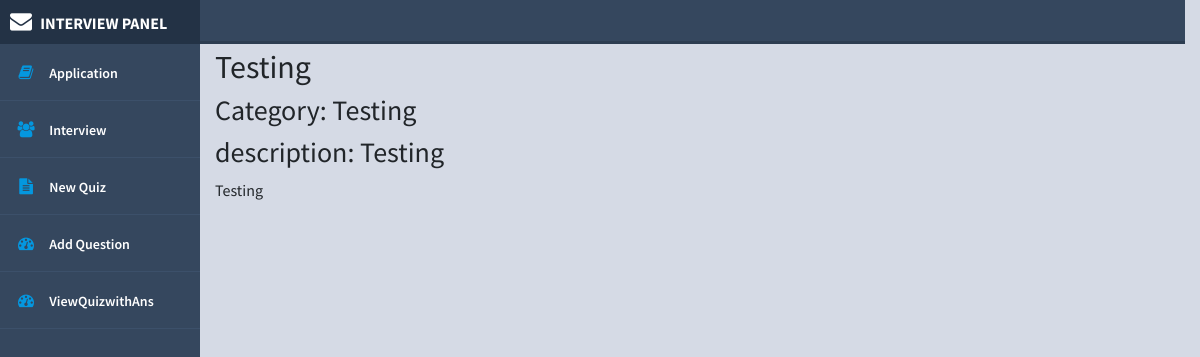
The page /inter/data1 on the database its author committed.
### InterviewPanel/models.py (models this page shows, shortened)
class Quiz(models.Model):
    title = models.CharField(
        verbose_name="Title",
        max_length=60, blank=False,
        help_text=" Descriptive Title For Quiz"
    )
    description = models.TextField(verbose_name="Description", null=True,
                                   help_text="Add some meaningful information about this Quiz.")
    url = models.SlugField(
        max_length=60, blank=True, unique=True,
        help_text="a user friendly url",
        verbose_name="user friendly url")
    category = models.ForeignKey(
        Category, null=True, blank=True,
        verbose_name="Category", on_delete=models.CASCADE, help_text="To Manage The Quizzes Assign a Categeory")
    answers_at_end = models.BooleanField(
        blank=False, default=False,
        help_text=("Correct answer is NOT shown after question."
                   " Answers displayed at the end."),
        verbose_name="Answers at end")
    single_attempt = models.BooleanField(
        blank=False, default=False,
        help_text=("If yes, only one attempt by"
                   " a user will be permitted."
                   " Non users cannot sit this exam."),
        verbose_name="Single Attempt")
    success_text = models.TextField(
        blank=True, help_text="Displayed if user passes.",
        verbose_name="Success Text")
    fail_text = models.TextField(
        verbose_name="Fail Text",
        blank=True, help_text="Displayed if user fails.")
    timestamp = models.DateTimeField(auto_now_add=True)
    class Meta:
        ordering = ['timestamp', ]
        verbose_name = "Quiz"
        verbose_name_plural = "Quizzes"

class Category(models.Model):
    category = models.CharField(
        verbose_name="Category",
        max_length=250, blank=True,
        unique=True, null=True)
    objects = CategoryManager()
    class Meta:
        verbose_name = "Category"
        verbose_name_plural = "Categories"
    def __str__(self):
        return self.category

### InterviewPanel/views.py (the view)
# urls.py: path('<slug:slug>', QuizDetailView.as_view(), name="DetailQuiz"),
class QuizDetailView(DetailView):
    model = Quiz
    slug_field = 'url'
    template_name = "quiz_detail.html"
    def get(self, request, *args, **kwargs):
        self.object = self.get_object()
        context = self.get_context_data(object=self.object)
        return self.render_to_response(context)

### InterviewPanel/templates/quiz_detail.html (shortened to what this page needs)
{% extends 'basic4.html' %}
{% load i18n %}
{% block body %}
<h2>{{ quiz.title }}</h2>
<h3>{% trans "Category" %}: {{ quiz.category }}</h3>
<h3>{% trans "description" %}: {{ quiz.description }}</h3>
<p>{{ quiz.description }}</p>
{% endblock %}

### rows shown on the page
Quiz: title "Testing", category "Testing", description "Testing"
